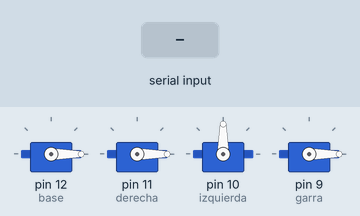
Recording of a sketch running on a simulated Arduino Uno, built with avr-gcc and run on an emulated ATmega328P. Shown: 4 × servo. The test bench sets the inputs (shaded band).

Above: at 1.2 s.
1.3 s: "P" received over Serial
At 5.4 s:
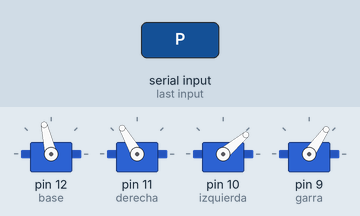
7.3 s: "B90\n" received over Serial
At 8.4 s:
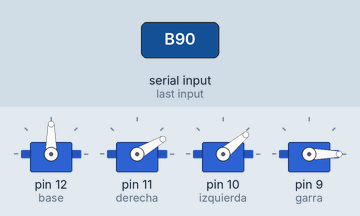
8.8 s: "E" received over Serial
At 9.1 s:
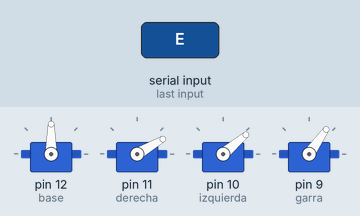
10.3 s: "B,45\n" received over Serial
At 11.5 s:
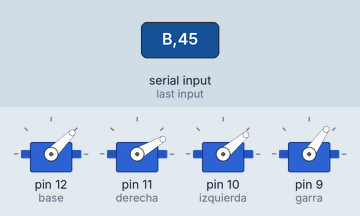
11.8 s: "M" received over Serial
At 12.6 s:
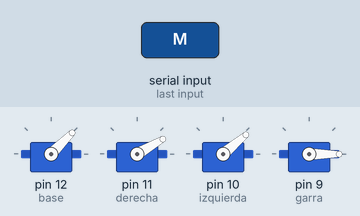
13.3 s: "D90\n" received over Serial
At 13.9 s:
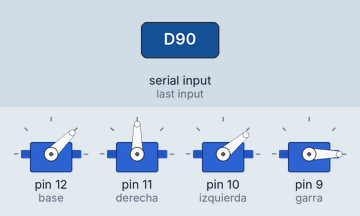
Timing chart, 0 to 15.8 s (numbered marks = the images above; inputs shaded):
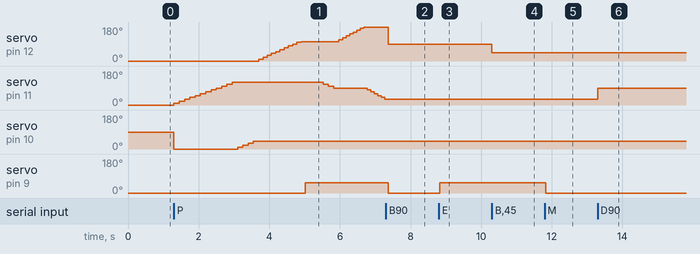

Measured:
- after the input at 1.3 s, servo on pin 12 (base): moves from 0° to 180° over 3.0 s, starting after 2.4 s; servo on pin 11 (derecha): rises from 0° to 120° in 1.7 s, then falls to 30° in 4.3 s
- after the input at 7.3 s, servo on pin 12 (base): 180° → 90° after 0.08 s
- after the input at 8.8 s, servo on pin 9 (garra): 0° → 55° at once
- after the input at 10.3 s, servo on pin 12 (base): 90° → 45° at once
- after the input at 11.8 s, servo on pin 9 (garra): 55° → 0° at once
- after the input at 13.3 s, servo on pin 11 (derecha): 30° → 90° at once

The sketch:

BrazoRoboticoFin.ino
```cpp
/*Hecho por: Nicolás Moreno Rincón
 *           Miguel Ángel Melchor Gallego
 */
#include <Servo.h>
  Servo base;
  Servo derecha;
  Servo izquierda;
  Servo garra;
  char valor;
  String estado;
  int angulo;
  int d,i,b,g;
void setup() {
   base.attach(12);
  derecha.attach(11);
  izquierda.attach(10);
  garra.attach(9);
  base.write(0);
  derecha.write(0),
  izquierda.write(90);
  garra.write (0);
  Serial.begin(9600);
}

void loop() {
  if(Serial.available()>0){
    if(Serial.available()<180){
    valor=Serial.read();

    if (valor=='B'){
      angulo=Serial.parseInt();
       base.write(angulo);
    }
    if (valor=='D'){
      angulo=Serial.parseInt();
       derecha.write(angulo);
    }
    if (valor=='I'){
      angulo=Serial.parseInt();
       izquierda.write(angulo);
    }
    if (valor=='G'){
      angulo=Serial.parseInt();
      if(angulo<55 ||angulo>0){
       garra.write(angulo);
      }
    }
    if (valor== 'A')
    {
      servob();
    }
    if (valor== 'Q')
    {
      servod();
    }
    if (valor== 'C')
    {
      servoi();
    }
    if(valor== 'M')
    {
      servoga();
    }
    if(valor== 'E')
    {
      servogc();
    }
    if(valor=='P')
    {
      automatico();
    }
    }
  }
}
void servob()
{
  delay(30);
  while (Serial.available())
  {
    char c=Serial.read();
    estado += c;
  }
  if (estado.length()>0)
  {
    base.write(estado.toInt());
    estado="";
  }
}

void servod()
{
  delay(30);
  while (Serial.available())
  {
    char c=Serial.read();
    estado += c;
  }
  if (estado.length()>0)
  {
    derecha.write(estado.toInt());
    estado="";
  }
}

void servoi()
{
  delay(30);
  while (Serial.available())
  {
    char c=Serial.read();
    estado += c;
  }
  if (estado.length()>0)
  {
    izquierda.write(estado.toInt());
    estado="";
  }
}

void servoga()
{
  delay(30);
  garra.write(0);
}
void servogc()
{
  delay(30);
  garra.write(55);
}

void automatico(){
   g=b=d=i=0;
   garra.write(0);
  base.write(0);
  derecha.write(0);
  izquierda.write(0);
  while(d<120){                 //IR POR PTIMER CUBO
      d=d+10;
      derecha.write(d);
      delay(150);
  }
  while(i<40){
      i=i+10;
      izquierda.write(i);
      delay(150);
  }
  while(b<103){
      if(b==100){
         b=b+3;
      }else{
         b=b+10;
      }
      base.write(b);
      delay(120);
  }

      garra.write(55);
      delay(500);
  while(d>90){
      d=d-10;
      derecha.write(d);        //LLEVA PRIMER CUBO
      delay(150);
  }
  while(b<180){
    b=b+10;
    base.write(b);
    delay(100);
  }
  while(d>30){
    d=d-10;
    derecha.write(d);
    delay(100);
  }
  garra.write(0);
}
```
